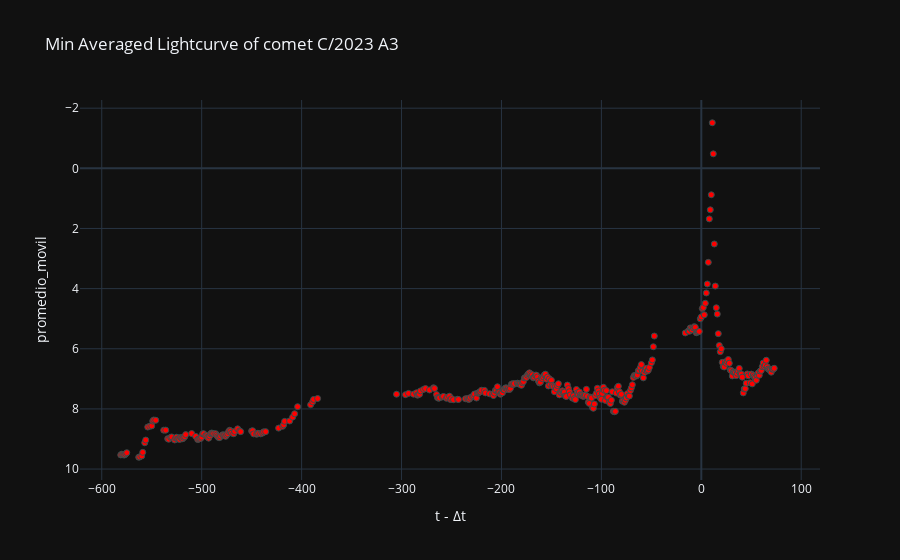

Notebook source saved alongside this figure:
### Code cell
# Gráfica de luz interna
labels = {'delta_t':'t - Δt','magnitud_reducida':'Magnitude reduced'}
fig = px.scatter(curva_de_luz_interna_v1_df, x='delta_t', y='promedio_movil', template= 'plotly_dark', labels= labels, title=f'Min Averaged Lightcurve of comet {nombre_cometa}')
fig.update_traces(marker=dict(color='red', size=6, line=dict(width=1, color='DarkSlateGrey')))
fig.update_yaxes(autorange="reversed")
fig.show()

### Figure 1 — Plotly figure (JSON) as saved in the notebook; plotly's stock layout.template omitted (floating-point values rounded to 4 significant figures; data arrays with more than 128 entries replaced by an {"elided": "..."} marker saying what was removed)
{"data": [{"hovertemplate": "t - Δt=%{x}<br>promedio_movil=%{y}<extra></extra>", "legendgroup": "", "marker": {"color": "red", "line": {"color": "DarkSlateGrey", "width": 1}, "size": 6, "symbol": "circle"}, "mode": "markers", "name": "", "orientation": "v", "showlegend": false, "type": "scatter", "x": {"elided": "392 int values"}, "xaxis": "x", "y": {"elided": "392 float values"}, "yaxis": "y"}], "layout": {"legend": {"tracegroupgap": 0}, "title": {"text": "Min Averaged Lightcurve of comet C/2023 A3"}, "xaxis": {"anchor": "y", "domain": [0, 1], "title": {"text": "t - Δt"}}, "yaxis": {"anchor": "x", "autorange": "reversed", "domain": [0, 1], "title": {"text": "promedio_movil"}}}}
